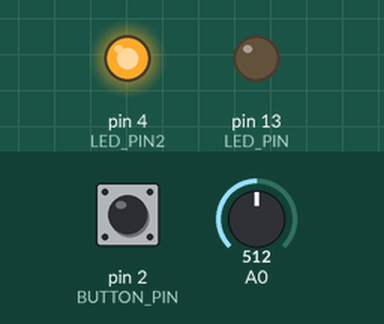
Recording of a sketch running on a simulated Arduino Uno, built with avr-gcc and run on an emulated ATmega328P. Shown: output pins drawn as LEDs (lit = HIGH). The inputs (shaded band) are chosen by the test bench; at power-on: A0 = 512, pin 2 (BUTTON_PIN) HIGH.

Above: at 1.2 s.
1.3 s: A0 set to 12
2.8 s: A0 set to 9
At 3.5 s:
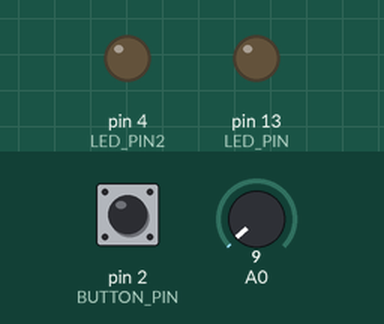
4.3 s: pin 2 (BUTTON_PIN) pulled LOW for 0.15 s
At 4.37 s:
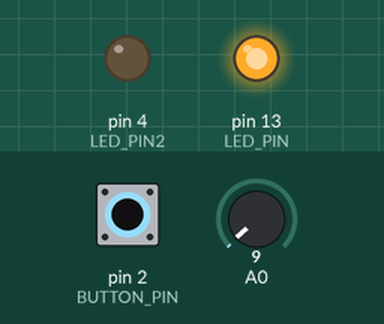
5.9 s: pin 2 (BUTTON_PIN) pulled LOW for 3.2 s
At 9.5 s:
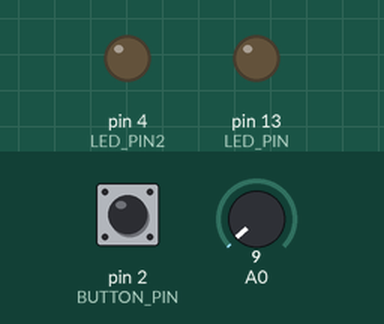
10.6 s: A0 set to 122
At 11.8 s:
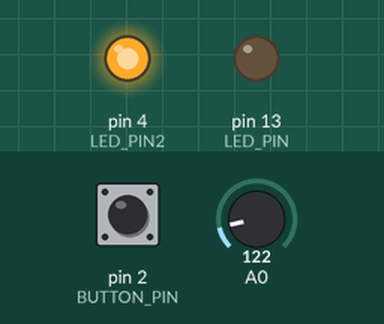
12.1 s: pin 2 (BUTTON_PIN) pulled LOW for 1 s
At 12.9 s:
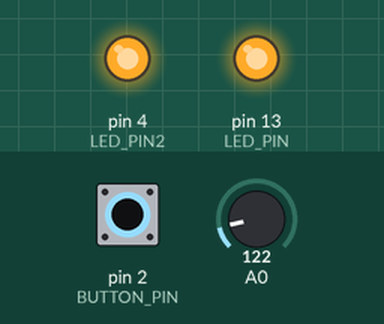
Timing chart, 0 to 15.1 s (numbered marks = the images above; inputs shaded):
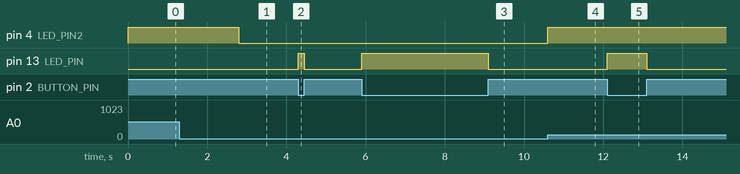

The sketch:

CCI.Project.ino
```cpp
#define LED_PIN 13
#define BUTTON_PIN 2
#define LED_PIN2 4


void setup() {

  pinMode(LED_PIN, OUTPUT);
  pinMode(BUTTON_PIN, INPUT_PULLUP);
  pinMode(LED_PIN2, OUTPUT);
  Serial.begin(9600);
}

void control() {

  if (digitalRead(BUTTON_PIN) == LOW) {
    digitalWrite(LED_PIN, HIGH);
  }
  else {
    digitalWrite(LED_PIN, LOW);
  }
}


void response() {
  int value = analogRead(A0);

  if (value > 10) {
    digitalWrite(LED_PIN2, HIGH);
  } else {
    digitalWrite(LED_PIN2, LOW);
  }

}


void loop() {
  control();
  response();
}
```

Measured:
- the behaviour switches between 11 and 10 on A0 (found by bisection; images 0 and 1)
- after the input at 1.3 s, every drawn part: stays the same
- after the input at 2.8 s, pin 4 (LED_PIN2): HIGH → LOW at once
- after the input at 4.3 s, pin 13 (LED_PIN): LOW → HIGH at once, → LOW 0.15 s later
- after the input at 5.9 s, pin 13 (LED_PIN): LOW → HIGH at once, → LOW 3.2 s later
- after the input at 10.6 s, pin 4 (LED_PIN2): LOW → HIGH at once
- after the input at 12.1 s, pin 13 (LED_PIN): LOW → HIGH at once, → LOW 1.0 s later
